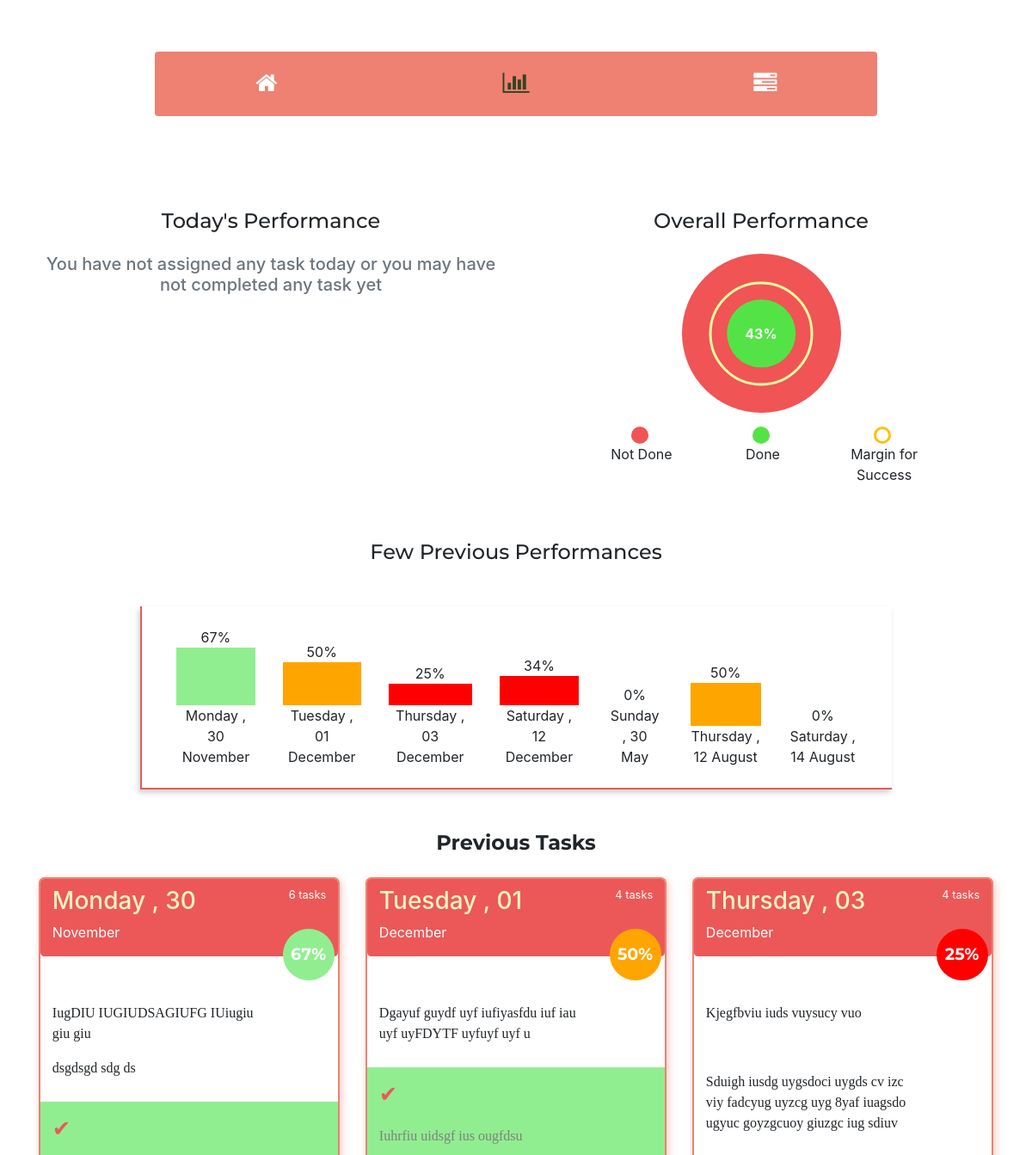
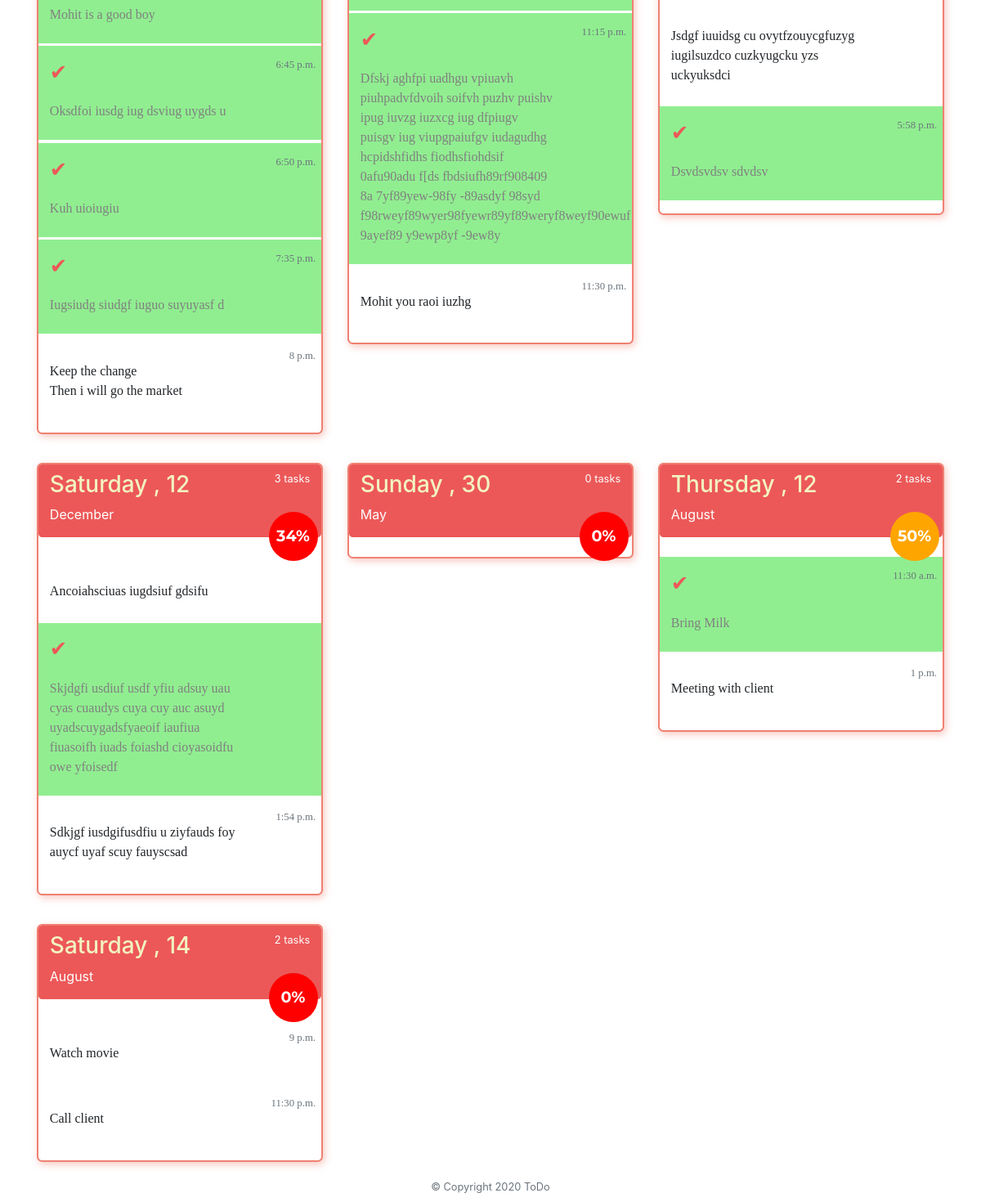
/statistics/, run on an earlier commit of the app's database (2 pictures, top to bottom).
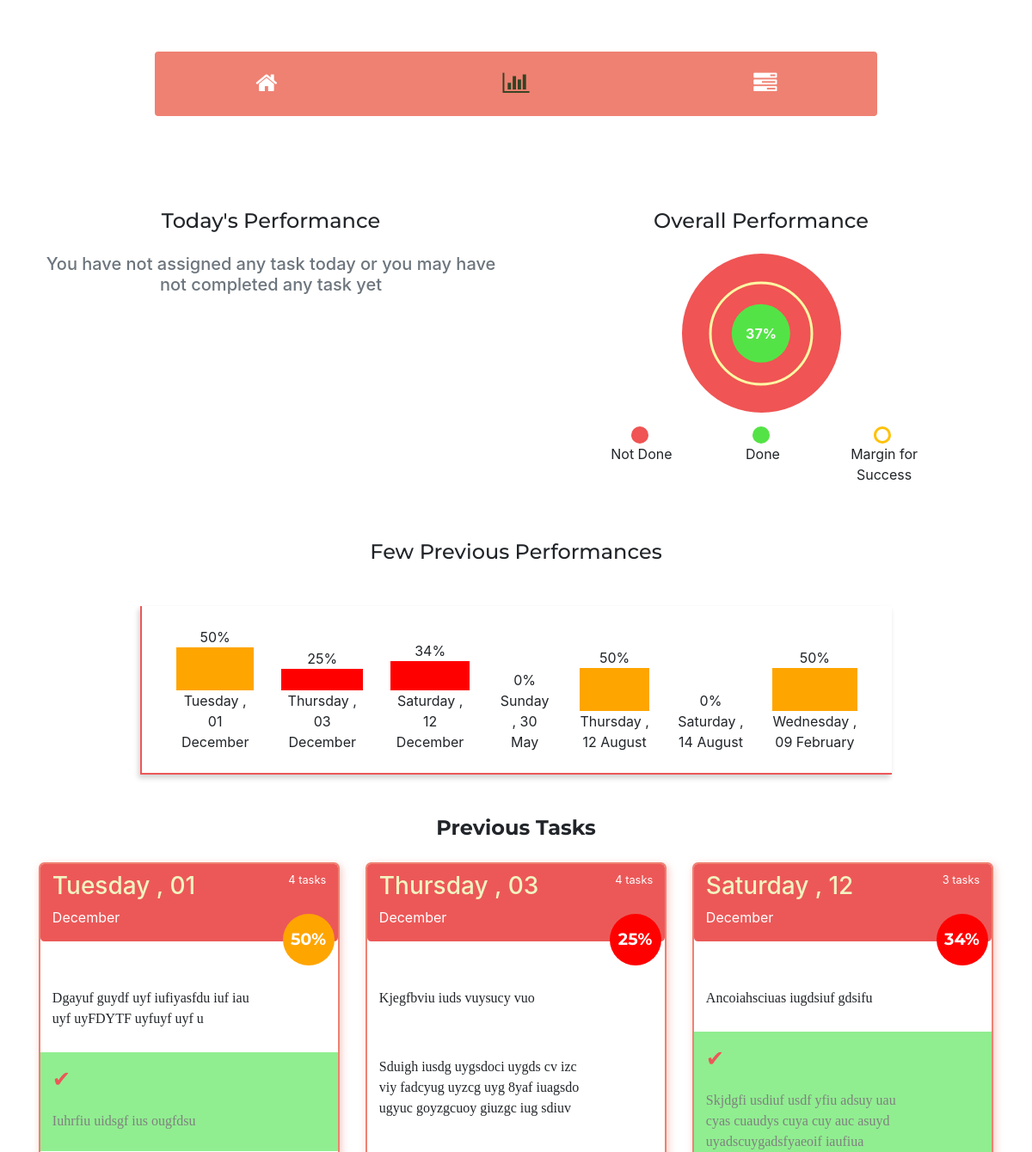
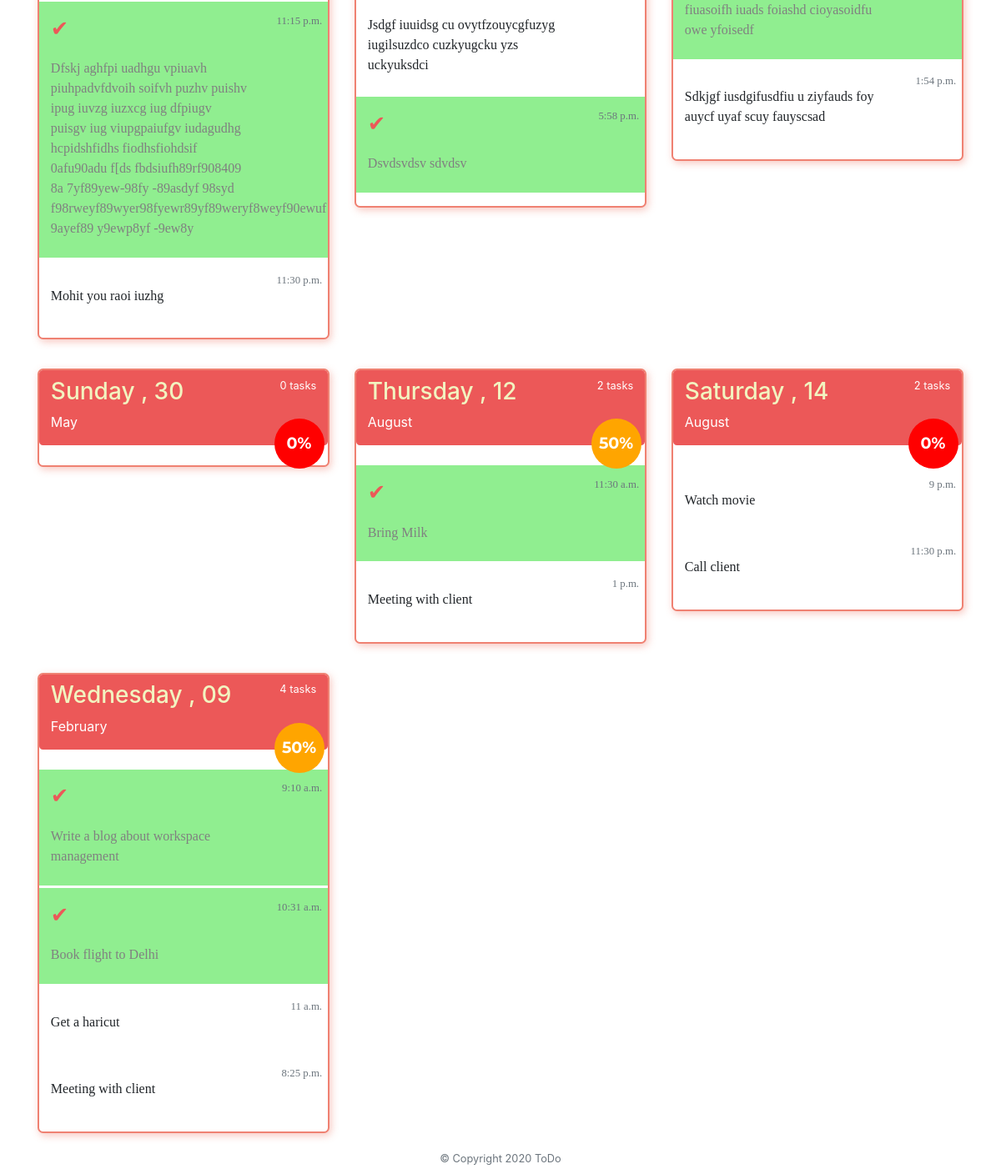
And on a later commit of the database (2 pictures, top to bottom).
### home/models.py (models this page shows, shortened)
class taskCreate(models.Model):
	taskDate = models.DateField(auto_now_add = True,unique = True)
	def taskStatus(self):
		completeCount = 0 #default value
		tasklist = self.tasklist_set.all()
		for task in tasklist:
			if task.isComplete:
				completeCount += 1
		return completeCount
	def totalTask(self):
		tasklist = self.tasklist_set.all()
		return len(tasklist)
	def taskPercentage(self):
		taskCompletePercent = 0 #default value
		completedTask = self.taskStatus()
		totalTask = self.totalTask()
		if totalTask > 0:
			taskCompletePercent = math.ceil((completedTask/totalTask)*100)
		return taskCompletePercent
	class Meta:
		verbose_name_plural = 'Create Task'

class taskList(models.Model):
	task = models.ForeignKey(taskCreate,on_delete = models.CASCADE)
	taskDescription = models.TextField(blank = False,null = False)
	taskTime = models.TimeField(auto_now_add = False,default = timezone.localtime(),blank = True,null = True)
	isComplete = models.BooleanField(default = False)
	class Meta:
		ordering = ['taskTime']

### home/views.py (the view)
# urls.py: path('statistics/',views.statistics,name="statistics"),
def statistics(request):
	context = {}
	ps = PS.previousStatistics(allTask = taskCreate.objects.all())
	overallTaskCompletePercent = ps.overallTaskStatus()
	PreviousFewTasks = ps.previousTasks()
	context['overallTaskCompletePercent'] = overallTaskCompletePercent
	context['PreviousFewTasks'] = PreviousFewTasks
	try:
		todayTask = taskCreate.objects.get(taskDate = datetime.datetime.now())
	except taskCreate.DoesNotExist:
		context['todayTask'] = False
		return render(request,'home/statistic.html',context)
	taskCompletePercentage = todayTask.taskPercentage()
	context['todayTask'] = todayTask
	context['taskCompletePercentage'] = taskCompletePercentage
	return render(request,'home/statistic.html',context)

### home/MyClass/prevStatistics.py (called while the page is built)
	def previousTasks(self):
		return self.allTask

	def overallTaskStatus(self):
		self.allTaskPercentage = 0
		self.overalltaskStatus = 0
		self.overallTask = 0
		for task in self.allTask:
			self.overalltaskStatus += task.taskStatus()
			self.overallTask += task.totalTask()
		if self.overallTask > 0:
			self.allTaskPercentage = math.ceil((self.overalltaskStatus/self.overallTask)*100)
		return self.allTaskPercentage

### home/templates/home/statistic.html (shortened to what this page needs)
{% extends 'home/base.html' %}
{% block content %}
  <section id="statistics">
    <div class="container">
      <div class="row">
        <div class="col-lg-6 col-md-6 text-center mt-5">
          <h4 style="font-family:'Montserrat'">Today's Performance</h4>
          {% if taskCompletePercentage %}
            <div class="progress mt-5 {% if taskCompletePercentage > 65 %}success-bg-fade success-border{% elif taskCompletePercentage >= 35 and taskCompletePercentage <= 65 %}warning-bg-fade warning-border{% else %}danger-bg-fade danger-border{% endif %}">
              <div class="progress-complete pt-2 {% if taskCompletePercentage > 65 %}success-bg{% elif taskCompletePercentage >= 35 and taskCompletePercentage <= 65 %}warning-bg{% else %}danger-bg{% endif %}" style="width:{{ taskCompletePercentage }}%">
                <p class="text-dark ml-1"><b>{{ taskCompletePercentage }}%</b></p>
              </div>
            </div>
          {% else %}
            <h5 class="text-center text-muted mt-4">You have not assigned any task today or you may have not completed any task yet</h5>
          {% endif %}
        </div>
        <div class="col-lg-6 col-md-6 text-center mt-5">
          <h4 style="font-family:'Montserrat'">Overall Performance</h4>
          <div class="container">
            <div class="d-flex flex-column mt-4">
              {% if overallTaskCompletePercent %}
                <div class="danger-zone mx-auto overall-task-blk circle">
                    <div class="safe-zone mx-auto my-auto text-center overall-task-complete adjust-top-left center-element circle" style="width:{{ overallTaskCompletePercent }}%;height:{{ overallTaskCompletePercent }}%">
                        <p style="position:relative;top:50%;transform:translateY(-50%);" class="text-light font-weight-bold">{{ overallTaskCompletePercent }}%</p>
                    </div>
                    <div class="overall-task-margin adjust-top-left center-element crictical-margin-border circle">
                    </div>
                </div>
              {% else %}
                <h5 class="text-center text-muted mt-4">You have not assigned any task today or you may have not completed any task yet</h5>
              {% endif %}
              <div class="row mt-3 mx-auto" style="width:83%">
                <div class="col-4">
                  <div class="d-flex flex-column">
                    <div class="graph-notation mx-auto circle danger-zone"></div>
                    <p class="ml-1">Not Done</p>
                  </div>
                </div>
                <div class="col-4">
                  <div class="d-flex flex-column">
                    <div class="graph-notation mx-auto circle safe-zone"></div>
                    <p class="ml-1">Done</p>
                  </div>
                </div>
                <div class="col-4">
                  <div class="d-flex flex-column ">
                    <div class="graph-notation mx-auto circle crictical-margin-border-dark" ></div>
                    <p class="ml-1">Margin for Success</p>
                  </div>
                </div>
              </div>
            </div>
          </div>
        </div>
      </div>
    </div>
    <div class="container w-100 p-4 mt-4 text-center">
      <h4 class="text-center" style="font-family:'Montserrat'">Few Previous Performances</h4>
      <div class="six-day-graph-container mt-5 mx-auto p-4">
        <div class="d-flex justify-content-start" style="overflow-x:auto">
          {% if PreviousFewTasks %}
            {% for taskPerformance in PreviousFewTasks %}
              <div class="d-flex flex-column ml-3 mr-3 align-self-end">
                <div class="text-center w-100">{{ taskPerformance.taskPercentage }}%</div>
                <div class="graph-bar {% if taskPerformance.taskPercentage > 65 %}success-bg {% elif taskPerformance.taskPercentage >= 35 and taskPerformance.taskPercentage <= 65 %}warning-bg{% else %}danger-bg{% endif %}" style="width:100%;height:{{ taskPerformance.taskPercentage }}px"></div>
                <div class="w-100">{{ taskPerformance.taskDate|date:"l , d F" }}</div>
              </div>
            {% endfor %}
          {% else %}
            <h5 class="text-center text-muted mt-4">No Previous Performances are there to be shown</h5>
          {% endif %}
        </div>
      </div>
    </div>
  </section>
  <section id="earlier-tasks" class='mt-4'>
    <div class="container">
      <h4 class="font-weight-bold text-center" style="font-family:'Montserrat';">Previous Tasks</h4>
      <div class="row">
        {% for previousTask in  PreviousFewTasks %}
          <div class="col-lg-4 col-md-6 col-sm-12">
              <div class="container earlier-tasks-container" style="background:#fff">
                <div class="d-flex justify-content-between task-head">
                  <div class="d-flex flex-column">
                    <h3>{{ previousTask.taskDate|date:"l , d" }}</h3>
                    <p>{{ previousTask.taskDate|date:"F" }}</p>
                  </div>
                  <div class="d-flex flex-column">
                    <small>{{ previousTask.totalTask }} task{{ previousTask.totalTask|pluralize }}</small>
                  </div>
                </div>
                <div class="task-status text-center {% if previousTask.taskPercentage > 65 %}success-bg {% elif previousTask.taskPercentage >= 35 and previousTask.taskPercentage <= 65 %}warning-bg{% else %}danger-bg{% endif %}">
                  <span>{{ previousTask.taskPercentage }}%</span>
                </div>
                  <div class="task-list mt-4">
                    <ul>
                      {% for task in previousTask.tasklist_set.all %}
                        <li class="task-list__li {% if task.isComplete %}task-list__li_completed{% endif %}">
                          <div class="row">
                            <div class="col-9">
                              <p class="task-list-text"><span>{{ task.taskDescription|capfirst|linebreaks }}</span></p>
                            </div>
                            <div class="col-3">
                              <small class="float-right text-muted">{% if task.taskTime %}{{ task.taskTime }}{% endif %}</small>
                            </div>
                          </div>
                        </li>
                      {% endfor %}
                    </ul>
                  </div>
              </div>
          </div>
        {% endfor %}
      </div>
    </div>
  </section>
{% endblock content %}

### home/templates/home/base.html (shortened to what this page needs)
{% load static %}
<!DOCTYPE html>
<html lang="en">
<head>
  <link rel="stylesheet" href="https://maxcdn.bootstrapcdn.com/bootstrap/4.4.1/css/bootstrap.min.css">
  <link rel="stylesheet" href="https://stackpath.bootstrapcdn.com/font-awesome/4.7.0/css/font-awesome.min.css">
  <link rel="stylesheet" type="text/css" href="{% static 'css/style.css' %}?{% now 'U' %}">
</head>
<body>
   <section id="navigation">
    <div class="container navigation-container">
      <div class="row">
        <div class="col-4 text-center">
          <a class="nav-link active" href="{% url 'home:home' %}" data-pos=0 data-state="home" data-toggle="tooltip" title="Home" data-placement="bottom"><i class="fa fa-home nav-icon"></i></a>
        </div>
        <div class="col-4 text-center">
          <a class="nav-link" href="{% url 'home:statistics' %}" data-pos=1 data-state="statistics" data-toggle="tooltip" title="Statistics" data-placement="bottom"><i class="fa fa-bar-chart nav-icon"></i></a>
        </div>
        <div class="col-4 text-center">
          <a class="nav-link" href="{% url 'home:createTask' %}" data-pos=2 data-state="createTask" data-toggle="tooltip" title="Create Task" data-placement="bottom"><i class="fa fa-tasks nav-icon"></i></a>
        </div>
      </div>
    </div>
  </section>
	{% block content %}	{% endblock content %}
  <footer id="footer" class="text-center mb-2">
    <small class="text-muted">© Copyright 2020 ToDo </small>
  </footer>
</body>
</html>

### static/css/style.css (style rules this page uses)
@media only screen and (min-width:521px) { .navigation-container { width:70%; } }
.navigation-container { background:#ef8172; border-radius:4px; margin:5% auto; padding:0; }
.navigation-container > div div { padding:1.7%; }
.nav-link { color:#fff; transition:0.2s; }
.nav-link.active { color:#324323; cursor:default; }
.nav-icon { font-size:1.7rem; }
.earlier-tasks-container { border:2px solid #EF8172; border-radius:6.5px; box-shadow:2px 3px 10px #EF817270; margin:5% auto; padding:0; position:relative; }
.task-head { background:#ec5858; border-radius:4.5px; padding:2.4% 4% 0%; color:#f2f4c0; }
.task-head > div p , .task-head div small { color:#fff; }
.task-list > ul { padding:0; cursor:pointer; list-style-type:none; }
.task-list > ul li { background:#fff; font-family:calibri; font-size:1rem; margin-bottom:1%; padding:4% 2% 2% 4%; }
.task-list__li.task-list__li_completed { background:lightgreen; color:grey; }
.task-list__li.task-list__li_completed .task-list-text::before { content:"✔"; font-size:1.6rem; padding-right:4px; color:#EC5858; }
.task-list__li.task-list__li_completed .task-list-text > span { text-decoration:line-through 3.6px #EF8172; }
.earlier-tasks-container .task-list > ul li { pointer-events:none; }
.task-status { border:none; border-radius:50%; color:#fff; height:60px; outline:none; position:absolute; right:1.3%; top:58px; transition:0.4s ease; width:60px; }
.task-status > span { font-family:'Montserrat'; font-weight:bolder; font-size:1.2rem; position:relative; top:25%; }
.six-day-graph-container { border-left:2px solid #EC5858; border-bottom:2px solid #EC5858; box-shadow:-2px 4px 6px lightgrey; width:80%; }
.graph-notation { width:20px; height:20px; }
.adjust-top-left { transform:translate(-50%,-50%); }
.center-element { top:50%; left:50%; }
.circle { border-radius:50%; }
.overall-task-blk { height:185px; position:relative; width:185px; }
.overall-task-complete { position:absolute; }
.overall-task-margin { width:121px; height:121px; position:absolute; }
.warning-bg { background:#FFA500 }
.danger-bg { background:#FF0000 }
.danger-zone { background:#f05454; }
.safe-zone { background:#54e346 }
.crictical-margin-border { border:3px solid #fffaa4; }
.crictical-margin-border-dark { border:3px solid #ffc107; }

What changed in the data, as far as the page shows it:
removed taskCreate: taskPercentage "67", taskDate "Monday , 30 November", taskDate "Monday , 30", taskDate "November", totalTask "6"
removed taskList: taskDescription "IugDIU IUGIUDSAGIUFG IUiugiu giu giu dsgdsgd sdg ds", shown under "Monday , 30"
removed taskList: taskDescription "Mohit is a good boy", shown under "Monday , 30"
removed taskList: taskDescription "Oksdfoi iusdg iug dsviug uygds u", taskTime "6:45 p.m.", shown under "Monday , 30"
removed taskList: taskDescription "Kuh uioiugiu", taskTime "6:50 p.m.", shown under "Monday , 30"
removed taskList: taskDescription "Iugsiudg siudgf iuguo suyuyasf d", taskTime "7:35 p.m.", shown under "Monday , 30"
removed taskList: taskDescription "Keep the change Then i will go the market", taskTime "8 p.m.", shown under "Monday , 30"
added taskCreate: taskPercentage "50", taskDate "Wednesday , 09 February", taskDate "Wednesday , 09", taskDate "February", totalTask "4"
added taskList: taskDescription "Write a blog about workspace management", taskTime "9:10 a.m.", shown under "Wednesday , 09"
added taskList: taskDescription "Book flight to Delhi", taskTime "10:31 a.m.", shown under "Wednesday , 09"
added taskList: taskDescription "Get a haricut", taskTime "11 a.m.", shown under "Wednesday , 09"
added taskList: taskDescription "Meeting with client", taskTime "8:25 p.m.", shown under "Wednesday , 09"
Also different on the page:
{{ overallTaskCompletePercent }}: 43 → 37 (drawn)
{{ overallTaskCompletePercent }}: "43" → "37"
